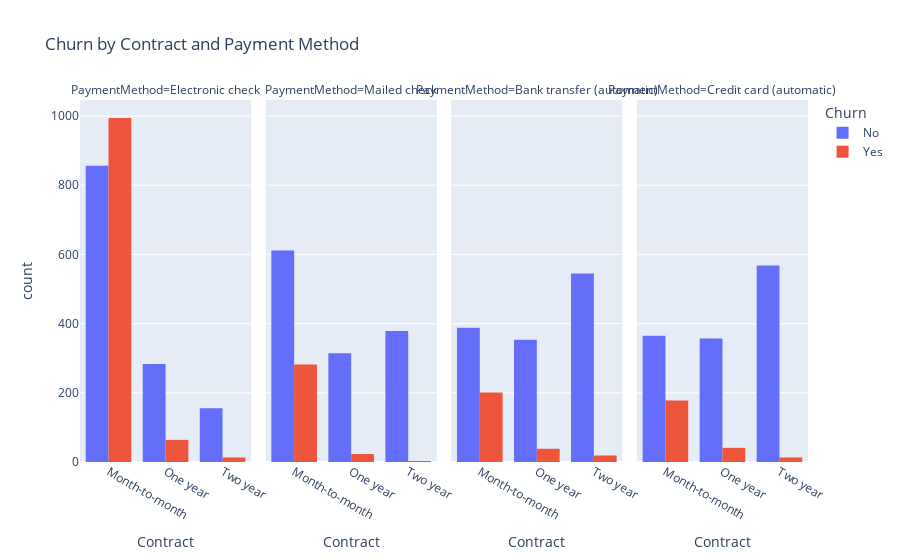

Notebook source saved alongside this figure:
### Markdown cell above
### What combination of contract type and payment method leads to the highest churn?
#### This helps identify toxic combinations of customer attributes.

### Code cell
px.histogram(df_cleaned,  # using cleaned data
             x='Contract',  # for setting the x-axis to show different contract types like month to month,etc.
             color='Churn', # color the bars based on churn status like yes or no
             barmode='group', # for grouping the bars side by side for each contract type to compare churn categories
             facet_col='PaymentMethod', # for creating sepearte histogram for each payment method. 
             title='Churn by Contract and Payment Method' # for title
            ).show()  # creating a histogram using 
# plotly express to visualize churn rates across contract types and payment methods

### Figure 1 — Plotly figure (JSON) as saved in the notebook; plotly's stock layout.template omitted (floating-point values rounded to 4 significant figures; data arrays with more than 128 entries replaced by an {"elided": "..."} marker saying what was removed)
{"data": [{"alignmentgroup": "True", "bingroup": "x", "hovertemplate": "Churn=No<br>PaymentMethod=Electronic check<br>Contract=%{x}<br>count=%{y}<extra></extra>", "legendgroup": "No", "marker": {"color": "#636efa", "pattern": {"shape": ""}}, "name": "No", "offsetgroup": "No", "orientation": "v", "showlegend": true, "type": "histogram", "x": {"elided": "1294 str values"}, "xaxis": "x", "yaxis": "y"}, {"alignmentgroup": "True", "bingroup": "x", "hovertemplate": "Churn=No<br>PaymentMethod=Mailed check<br>Contract=%{x}<br>count=%{y}<extra></extra>", "legendgroup": "No", "marker": {"color": "#636efa", "pattern": {"shape": ""}}, "name": "No", "offsetgroup": "No", "orientation": "v", "showlegend": false, "type": "histogram", "x": {"elided": "1304 str values"}, "xaxis": "x2", "yaxis": "y2"}, {"alignmentgroup": "True", "bingroup": "x", "hovertemplate": "Churn=No<br>PaymentMethod=Bank transfer (automatic)<br>Contract=%{x}<br>count=%{y}<extra></extra>", "legendgroup": "No", "marker": {"color": "#636efa", "pattern": {"shape": ""}}, "name": "No", "offsetgroup": "No", "orientation": "v", "showlegend": false, "type": "histogram", "x": {"elided": "1286 str values"}, "xaxis": "x3", "yaxis": "y3"}, {"alignmentgroup": "True", "bingroup": "x", "hovertemplate": "Churn=No<br>PaymentMethod=Credit card (automatic)<br>Contract=%{x}<br>count=%{y}<extra></extra>", "legendgroup": "No", "marker": {"color": "#636efa", "pattern": {"shape": ""}}, "name": "No", "offsetgroup": "No", "orientation": "v", "showlegend": false, "type": "histogram", "x": {"elided": "1290 str values"}, "xaxis": "x4", "yaxis": "y4"}, {"alignmentgroup": "True", "bingroup": "x", "hovertemplate": "Churn=Yes<br>PaymentMethod=Electronic check<br>Contract=%{x}<br>count=%{y}<extra></extra>", "legendgroup": "Yes", "marker": {"color": "#EF553B", "pattern": {"shape": ""}}, "name": "Yes", "offsetgroup": "Yes", "orientation": "v", "showlegend": true, "type": "histogram", "x": {"elided": "1071 str values"}, "xaxis": "x", "yaxis": "y"}, {"alignmentgroup": "True", "bingroup": "x", "hovertemplate": "Churn=Yes<br>PaymentMethod=Mailed check<br>Contract=%{x}<br>count=%{y}<extra></extra>", "legendgroup": "Yes", "marker": {"color": "#EF553B", "pattern": {"shape": ""}}, "name": "Yes", "offsetgroup": "Yes", "orientation": "v", "showlegend": false, "type": "histogram", "x": {"elided": "308 str values"}, "xaxis": "x2", "yaxis": "y2"}, {"alignmentgroup": "True", "bingroup": "x", "hovertemplate": "Churn=Yes<br>PaymentMethod=Bank transfer (automatic)<br>Contract=%{x}<br>count=%{y}<extra></extra>", "legendgroup": "Yes", "marker": {"color": "#EF553B", "pattern": {"shape": ""}}, "name": "Yes", "offsetgroup": "Yes", "orientation": "v", "showlegend": false, "type": "histogram", "x": {"elided": "258 str values"}, "xaxis": "x3", "yaxis": "y3"}, {"alignmentgroup": "True", "bingroup": "x", "hovertemplate": "Churn=Yes<br>PaymentMethod=Credit card (automatic)<br>Contract=%{x}<br>count=%{y}<extra></extra>", "legendgroup": "Yes", "marker": {"color": "#EF553B", "pattern": {"shape": ""}}, "name": "Yes", "offsetgroup": "Yes", "orientation": "v", "showlegend": false, "type": "histogram", "x": {"elided": "232 str values"}, "xaxis": "x4", "yaxis": "y4"}], "layout": {"annotations": [{"font": {}, "showarrow": false, "text": "PaymentMethod=Electronic check", "x": 0.1175, "xanchor": "center", "xref": "paper", "y": 1, "yanchor": "bottom", "yref": "paper"}, {"font": {}, "showarrow": false, "text": "PaymentMethod=Mailed check", "x": 0.3725, "xanchor": "center", "xref": "paper", "y": 1, "yanchor": "bottom", "yref": "paper"}, {"font": {}, "showarrow": false, "text": "PaymentMethod=Bank transfer (automatic)", "x": 0.6275, "xanchor": "center", "xref": "paper", "y": 1, "yanchor": "bottom", "yref": "paper"}, {"font": {}, "showarrow": false, "text": "PaymentMethod=Credit card (automatic)", "x": 0.8825, "xanchor": "center", "xref": "paper", "y": 1, "yanchor": "bottom", "yref": "paper"}], "autosize": true, "barmode": "group", "legend": {"title": {"text": "Churn"}, "tracegroupgap": 0}, "title": {"text": "Churn by Contract and Payment Method"}, "xaxis": {"anchor": "y", "autorange": true, "domain": [0, 0.235], "range": [-0.5, 2.5], "title": {"text": "Contract"}, "type": "category"}, "xaxis2": {"anchor": "y2", "autorange": true, "domain": [0.255, 0.49], "matches": "x", "range": [-0.5, 2.5], "title": {"text": "Contract"}, "type": "category"}, "xaxis3": {"anchor": "y3", "autorange": true, "domain": [0.51, 0.745], "matches": "x", "range": [-0.5, 2.5], "title": {"text": "Contract"}, "type": "category"}, "xaxis4": {"anchor": "y4", "autorange": true, "domain": [0.765, 1.0], "matches": "x", "range": [-0.5, 2.5], "title": {"text": "Contract"}, "type": "category"}, "yaxis": {"anchor": "x", "autorange": true, "domain": [0, 1], "range": [0, 1046.0], "title": {"text": "count"}}, "yaxis2": {"anchor": "x2", "autorange": true, "domain": [0, 1], "matches": "y", "range": [0, 1046.0], "showticklabels": false}, "yaxis3": {"anchor": "x3", "autorange": true, "domain": [0, 1], "matches": "y", "range": [0, 1046.0], "showticklabels": false}, "yaxis4": {"anchor": "x4", "autorange": true, "domain": [0, 1], "matches": "y", "range": [0, 1046.0], "showticklabels": false}}}
